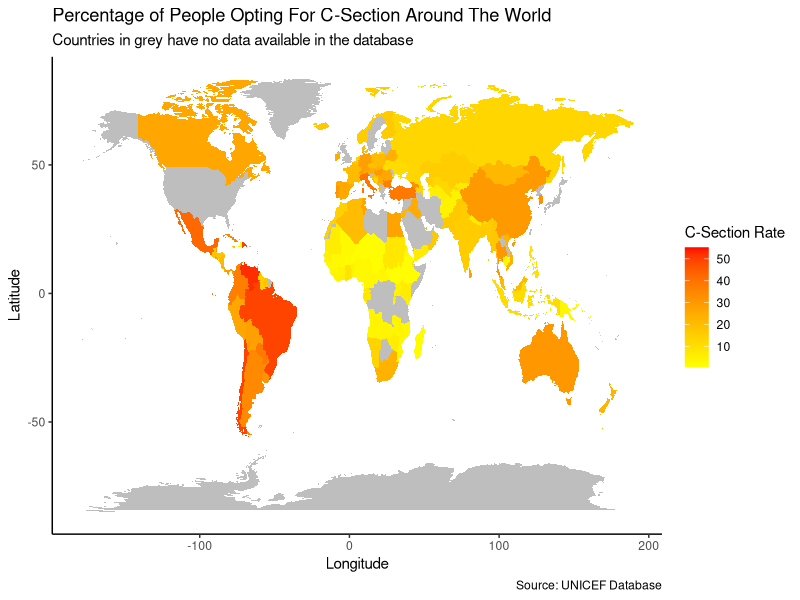
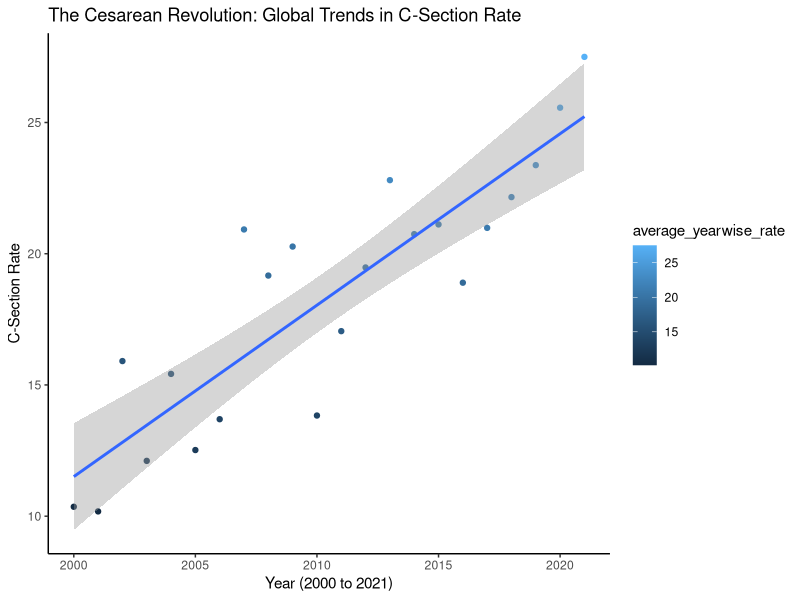
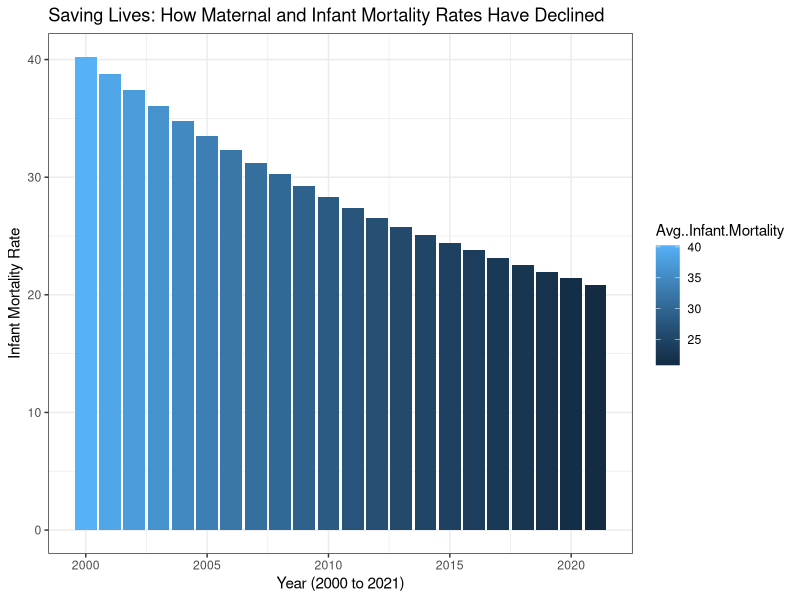
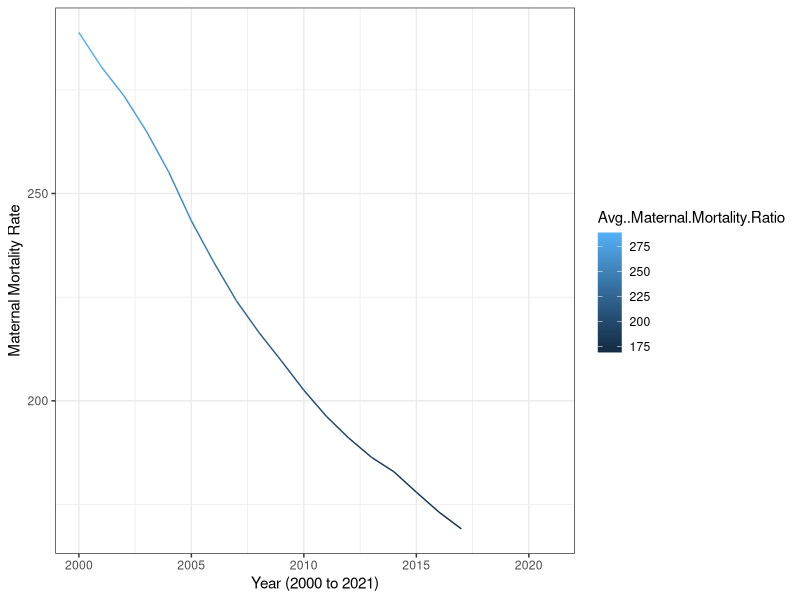

Source code (R) for these figures, in order:
## ---- chunk 1
library(tidyverse)
library(maps)
library(ggplot2)
library(dplyr)
library(purrr)
library(tidyr)
library(readr)
library(tibble)

unicef_data <- read.csv("unicef_indicator_2.csv")
unicef_csection_data <- select(unicef_data, country, year = time_period, c_section_rate = obs_value)

data_by_country <- group_by(unicef_data, country)

average_rate_by_country <- summarise(data_by_country, average_countrywise_rate = mean(obs_value))

data_by_year <- group_by(unicef_data , time_period)

average_rate_by_year <- summarise(data_by_year, average_yearwise_rate = mean(obs_value))

map_world <- map_data("world") 
average_rate_by_country_map <- full_join(map_world, average_rate_by_country, by = c("region" = "country"))


ggplot(data = average_rate_by_country_map) +
  aes(x = long, y = lat, group = group, fill = average_countrywise_rate) +
  geom_polygon() +
  scale_fill_gradient(low = "yellow", high = "red", na.value = "grey") +
  labs(
    title = "Percentage of People Opting For C-Section Around The World",
    subtitle = "Countries in grey have no data available in the database",
    caption = "Source: UNICEF Database",
    x = "Longitude",
    y = "Latitude",
    fill = "C-Section Rate"
  ) +
  theme_classic()
## ---- chunk 2

ggplot(average_rate_by_year) +
  aes(x = time_period, y = average_yearwise_rate) +
  geom_point(aes(color = average_yearwise_rate)) +
  geom_smooth(method = "lm") +
  labs(x = "Year (2000 to 2021)",
    y = "C-Section Rate",
    title = "The Cesarean Revolution: Global Trends in C-Section Rate") +
  theme_classic()

## ---- chunk 3
mortality_data <- read.csv("Avg. Infant Mortality 2000-2021.csv")

ggplot(data = mortality_data) +
  aes(x = Year, y = Avg..Infant.Mortality, fill = Avg..Infant.Mortality) +
  geom_col()+
    labs(x = "Year (2000 to 2021)",
    y = "Infant Mortality Rate",
    title = "Saving Lives: How Maternal and Infant Mortality Rates Have Declined") +
  theme_bw()
  
ggplot(data = mortality_data) +
  aes(x = Year, y = Avg..Maternal.Mortality.Ratio, colour = Avg..Maternal.Mortality.Ratio) +
  geom_line()+
    labs(x = "Year (2000 to 2021)",
    y = "Maternal Mortality Rate") +
  theme_bw()
    
